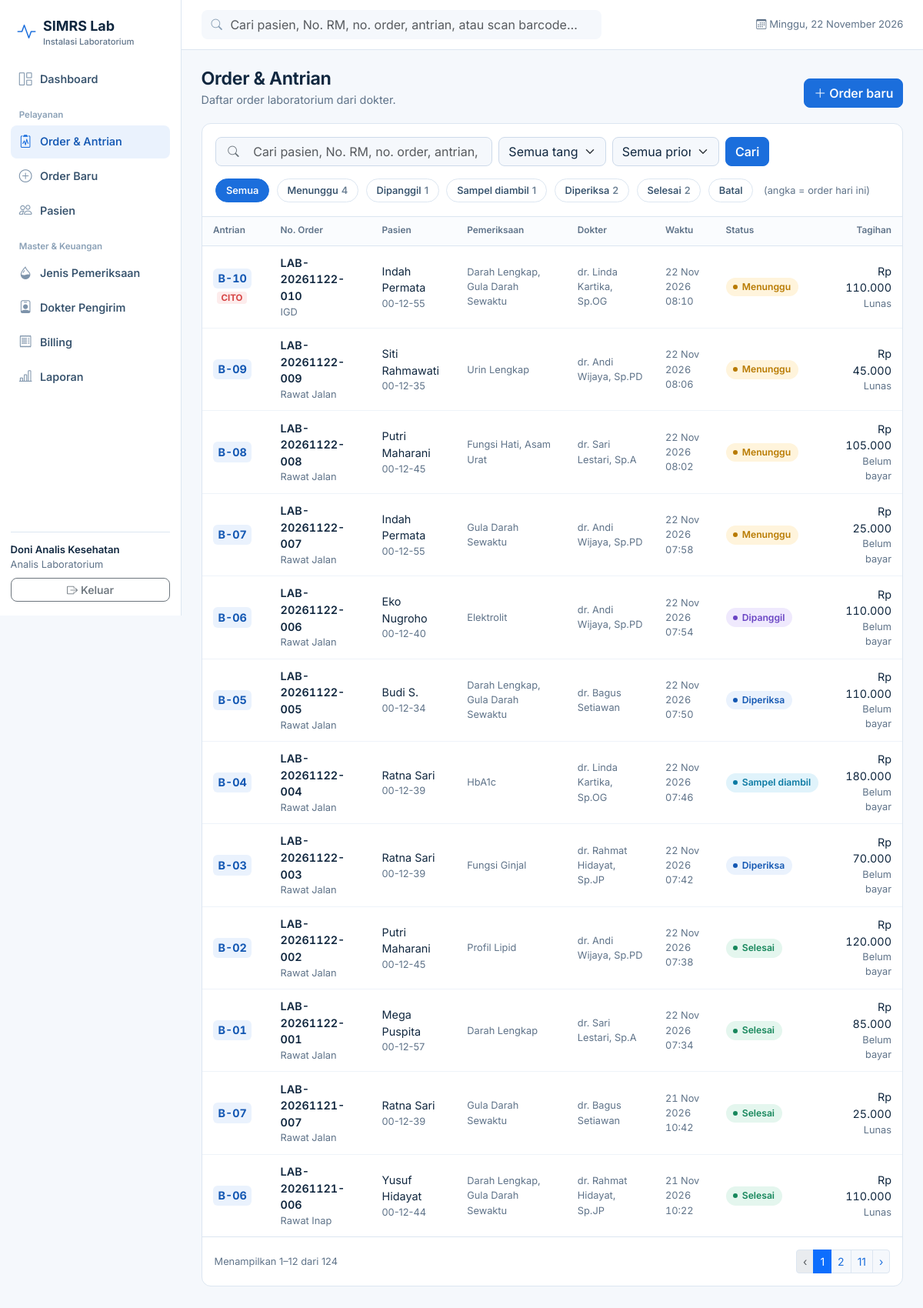
Page /orders/ (signed in) on the committed database.
### tables this page shows
CREATE TABLE user (
    id            INTEGER PRIMARY KEY AUTOINCREMENT,
    username      TEXT NOT NULL UNIQUE,
    password_hash TEXT NOT NULL,
    nama          TEXT NOT NULL,
    role          TEXT NOT NULL CHECK (role IN ('admin','analis','dokter')),
    aktif         INTEGER NOT NULL DEFAULT 1
);

CREATE TABLE lab_order (
    id              INTEGER PRIMARY KEY AUTOINCREMENT,
    no_order        TEXT NOT NULL UNIQUE,   -- LAB-YYYYMMDD-001
    kode_antrian    TEXT NOT NULL,          -- B-05
    patient_id      INTEGER NOT NULL REFERENCES patient(id),
    doctor_id       INTEGER NOT NULL REFERENCES doctor(id),
    asal            TEXT NOT NULL DEFAULT 'Rawat Jalan',   -- Rawat Jalan / IGD / Rawat Inap
    prioritas       TEXT NOT NULL DEFAULT 'rutin' CHECK (prioritas IN ('rutin','cito')),
    catatan_klinis  TEXT,
    status          TEXT NOT NULL DEFAULT 'menunggu'
                    CHECK (status IN ('menunggu','dipanggil','sampel_diambil','diperiksa','selesai','batal')),
    tgl_order       TEXT NOT NULL,          -- YYYY-MM-DD HH:MM
    -- langkah 3: ambil sampel
    waktu_sampel    TEXT,
    jenis_sampel    TEXT,
    petugas_sampel  INTEGER REFERENCES user(id),
    barcode         TEXT UNIQUE,            -- langkah 4
    -- langkah 5-6: hasil & validasi
    waktu_hasil     TEXT,
    petugas_hasil   INTEGER REFERENCES user(id),
    waktu_validasi  TEXT,
    validator_id    INTEGER REFERENCES user(id),
    catatan_hasil   TEXT
);

CREATE TABLE billing (
    id          INTEGER PRIMARY KEY AUTOINCREMENT,
    order_id    INTEGER NOT NULL UNIQUE REFERENCES lab_order(id) ON DELETE CASCADE,
    total       INTEGER NOT NULL DEFAULT 0,
    status      TEXT NOT NULL DEFAULT 'belum' CHECK (status IN ('belum','lunas')),
    dibayar_at  TEXT,
    metode      TEXT
);

CREATE TABLE patient (
    id             INTEGER PRIMARY KEY AUTOINCREMENT,
    no_rm          TEXT NOT NULL UNIQUE,
    nama           TEXT NOT NULL,
    jenis_kelamin  TEXT NOT NULL CHECK (jenis_kelamin IN ('L','P')),
    tgl_lahir      TEXT NOT NULL,            -- YYYY-MM-DD
    alamat         TEXT,
    no_hp          TEXT,
    created_at     TEXT NOT NULL DEFAULT (datetime('now','localtime'))
);

CREATE TABLE doctor (
    id         INTEGER PRIMARY KEY AUTOINCREMENT,
    nama       TEXT NOT NULL,
    spesialis  TEXT NOT NULL,
    aktif      INTEGER NOT NULL DEFAULT 1
);

### app/routes/orders.py (the view)
@bp.route("/")
def index():
    q = request.args.get("q", "").strip()
    status = request.args.get("status", "")
    tanggal = request.args.get("tanggal", "")
    prioritas = request.args.get("prioritas", "")
    hal = max(int(request.args.get("hal", 1) or 1), 1)
    where, args = ["1=1"], []
    if q:
        where.append("""(p.nama LIKE ? OR p.no_rm LIKE ? OR o.no_order LIKE ? OR o.kode_antrian LIKE ?
                         OR o.barcode LIKE ? OR d.nama LIKE ? OR EXISTS (SELECT 1 FROM order_test ot
                         JOIN lab_test t ON t.id=ot.test_id WHERE ot.order_id=o.id AND t.nama LIKE ?))""")
        args += [f"%{q}%"] * 7
    if status:
        where.append("o.status=?"); args.append(status)
    if tanggal == "hari_ini":
        where.append("o.tgl_order LIKE ?"); args.append(date.today().isoformat() + "%")
    elif tanggal:
        where.append("o.tgl_order LIKE ?"); args.append(tanggal + "%")
    if prioritas:
        where.append("o.prioritas=?"); args.append(prioritas)
    w = " AND ".join(where)
    total = query(f"""SELECT COUNT(*) c FROM lab_order o JOIN patient p ON p.id=o.patient_id
                      JOIN doctor d ON d.id=o.doctor_id WHERE {w}""", args, one=True)["c"]
    rows = query(f"""{BASE_SELECT} WHERE {w} ORDER BY o.tgl_order DESC, o.id DESC LIMIT ? OFFSET ?""",
                 (*args, PER_PAGE, (hal - 1) * PER_PAGE))
    counts = {r["status"]: r["c"] for r in query(
        "SELECT status, COUNT(*) c FROM lab_order WHERE tgl_order LIKE ? GROUP BY status",
        (date.today().isoformat() + "%",))}
    return render_template("orders/list.html", rows=rows, q=q, status=status, tanggal=tanggal,
                           prioritas=prioritas, hal=hal, total=total, per_page=PER_PAGE, counts=counts)

### app/db.py (called while the page is built)
def get_db():
    if "db" not in g:
        g.db = sqlite3.connect(current_app.config["DATABASE"])
        g.db.row_factory = sqlite3.Row
        g.db.execute("PRAGMA foreign_keys = ON")
    return g.db

def query(sql, args=(), one=False):
    cur = get_db().execute(sql, args)
    rows = cur.fetchall()
    cur.close()
    return (rows[0] if rows else None) if one else rows

### app/services.py (called while the page is built)
def fmt_num(v, dec=0):
    if v is None or v == "":
        return "-"
    try:
        f = float(v)
    except (TypeError, ValueError):
        return str(v)
    s = f"{f:,.{dec}f}"
    return s.replace(",", "X").replace(".", ",").replace("X", ".")

def fmt_rp(v):
    return "Rp " + fmt_num(v or 0, 0)

def tgl_indo(d, panjang=False):
    if isinstance(d, str):
        d = datetime.strptime(d[:10], "%Y-%m-%d")
    nama = BULAN_PANJANG if panjang else BULAN
    return f"{d.day} {nama[d.month - 1]} {d.year}"

def hari_ini_indo():
    d = datetime.now()
    return f"{HARI[d.weekday()]}, {tgl_indo(d, True)}"

### app/templates/orders/list.html (shortened to what this page needs)
{% extends "base.html" %}{% block title %}Order & Antrian{% endblock %}
{% block content %}
{% import "_macros.html" as m with context %}
<div class="pagehead"><div><h1>Order &amp; Antrian</h1><p>Daftar order laboratorium dari dokter.</p></div>
  <a class="btn btn-primary" href="{{ url_for('orders.baru') }}"><i class="bi bi-plus-lg me-1"></i>Order baru</a></div>
<div class="card">
  <div class="card-b border-bottom">
    <form class="row g-2 align-items-center" method="get">
      <div class="col-lg-5"><div class="position-relative">
        <i class="bi bi-search position-absolute top-50 translate-middle-y ms-3 text-secondary"></i>
        <input class="form-control ps-5" name="q" value="{{ q }}" placeholder="Cari pasien, No. RM, no. order, antrian, barcode, dokter, pemeriksaan…"></div></div>
      <div class="col-6 col-lg-2"><select class="form-select" name="tanggal" onchange="this.form.submit()">
        <option value="">Semua tanggal</option><option value="hari_ini" {{ 'selected' if tanggal=='hari_ini' }}>Hari ini</option></select></div>
      <div class="col-6 col-lg-2"><select class="form-select" name="prioritas" onchange="this.form.submit()">
        <option value="">Semua prioritas</option><option value="cito" {{ 'selected' if prioritas=='cito' }}>Cito</option>
        <option value="rutin" {{ 'selected' if prioritas=='rutin' }}>Rutin</option></select></div>
      <div class="col-auto"><button class="btn btn-primary">Cari</button>
        {% if q or status or tanggal or prioritas %}<a class="btn btn-link" href="{{ url_for('orders.index') }}">Reset</a>{% endif %}</div>
    </form>
    <div class="filters mt-3">
      <a class="chip {{ 'on' if not status }}" href="{{ url_for('orders.index', q=q, tanggal=tanggal, prioritas=prioritas) }}">Semua</a>
      {% for k in ['menunggu','dipanggil','sampel_diambil','diperiksa','selesai','batal'] %}
      <a class="chip {{ 'on' if status == k }}" href="{{ url_for('orders.index', q=q, tanggal=tanggal, prioritas=prioritas, status=k) }}">{{ STATUS[k].label }}{% if counts.get(k) %}<em>{{ counts[k] }}</em>{% endif %}</a>
      {% endfor %}
      <span class="sub ms-1">(angka = order hari ini)</span>
    </div>
  </div>
  {% if rows %}
  <div class="table-responsive"><table class="tbl">
    <thead><tr><th>Antrian</th><th>No. Order</th><th>Pasien</th><th>Pemeriksaan</th><th>Dokter</th><th>Waktu</th><th>Status</th><th class="num">Tagihan</th></tr></thead>
    <tbody>{% for o in rows %}<tr>
      <td><span class="qcode">{{ o.kode_antrian }}</span>{% if o.prioritas == 'cito' %}<span class="cito">CITO</span>{% endif %}</td>
      <td class="mono"><a class="rowlink" href="{{ url_for('orders.detail', oid=o.id) }}">{{ o.no_order }}</a><div class="sub">{{ o.asal }}</div></td>
      <td>{{ o.pasien }}<div class="sub">{{ o.no_rm }}</div></td>
      <td class="sub" style="max-width:240px">{{ o.tests }}</td>
      <td class="sub">{{ o.dokter }}</td>
      <td class="mono sub">{{ o.tgl_order|tgl }}<div>{{ o.tgl_order|jam }}</div></td>
      <td>{{ m.badge(o.status) }}</td>
      <td class="num">{{ o.total|rp }}<div class="sub">{{ 'Lunas' if o.bayar == 'lunas' else 'Belum bayar' }}</div></td></tr>{% endfor %}</tbody>
  </table></div>
  {{ m.pager(hal, total, per_page, 'orders.index', q=q, status=status, tanggal=tanggal, prioritas=prioritas) }}
  {% else %}{{ m.empty('inbox', 'Tidak ada order yang cocok dengan pencarian.') }}{% endif %}
</div>
{% endblock %}

### app/templates/base.html (shortened to what this page needs)
<!doctype html>
<html lang="id">
<head>
  <link rel="stylesheet" href="{{ url_for('static', filename='vendor/bootstrap.min.css') }}">
  <link rel="stylesheet" href="{{ url_for('static', filename='vendor/bootstrap-icons.min.css') }}">
  <link rel="stylesheet" href="{{ url_for('static', filename='css/app.css') }}">
</head>
<body>
{% import "_macros.html" as m with context %}
{% set ep = request.endpoint or '' %}
<div class="shell">
  <aside class="side">
    <a class="brand" href="{{ url_for('dashboard.index') }}"><i class="bi bi-activity"></i><span>SIMRS Lab<small>Instalasi Laboratorium</small></span></a>
    <nav class="nav-lab" aria-label="Menu utama">
      <a href="{{ url_for('dashboard.index') }}" class="{{ 'on' if ep == 'dashboard.index' }}"><i class="bi bi-grid-1x2"></i>Dashboard</a>
      <div class="grp">Pelayanan</div>
      <a href="{{ url_for('orders.index') }}" class="{{ 'on' if ep in ('orders.index','orders.detail') }}"><i class="bi bi-clipboard2-pulse"></i>Order &amp; Antrian</a>
      <a href="{{ url_for('orders.baru') }}" class="{{ 'on' if ep == 'orders.baru' }}"><i class="bi bi-plus-circle"></i>Order Baru</a>
      <a href="{{ url_for('patients.index') }}" class="{{ 'on' if ep.startswith('patients') }}"><i class="bi bi-people"></i>Pasien</a>
      <div class="grp">Master &amp; Keuangan</div>
      <a href="{{ url_for('master.tests') }}" class="{{ 'on' if ep.startswith('master.test') }}"><i class="bi bi-droplet-half"></i>Jenis Pemeriksaan</a>
      <a href="{{ url_for('master.doctors') }}" class="{{ 'on' if ep == 'master.doctors' }}"><i class="bi bi-person-badge"></i>Dokter Pengirim</a>
      <a href="{{ url_for('billing.index') }}" class="{{ 'on' if ep.startswith('billing') }}"><i class="bi bi-receipt"></i>Billing</a>
      <a href="{{ url_for('reports.index') }}" class="{{ 'on' if ep.startswith('reports') }}"><i class="bi bi-bar-chart-line"></i>Laporan</a>
    </nav>
    <div class="me">
      <div class="fw-semibold">{{ g.user.nama }}</div>
      <div class="sub mb-2">{{ {'admin':'Administrator','analis':'Analis Laboratorium','dokter':'Dokter Validator'}[g.user.role] }}</div>
      <form method="post" action="{{ url_for('auth.logout') }}">
        <button class="btn btn-sm btn-outline-secondary w-100"><i class="bi bi-box-arrow-right me-1"></i>Keluar</button>
      </form>
    </div>
  </aside>
  <div>
    <header class="top">
      <form class="gsearch" action="{{ url_for('dashboard.search') }}" role="search">
        <i class="bi bi-search"></i>
        <input class="form-control" name="q" value="{{ request.args.get('q','') if ep == 'dashboard.search' }}"
               placeholder="Cari pasien, No. RM, no. order, antrian, atau scan barcode…" aria-label="Pencarian global">
      </form>
      <span class="date ms-auto"><i class="bi bi-calendar3 me-1"></i>{{ today }}</span>
    </header>
    <main>
      {% block content %}{% endblock %}
    </main>
  </div>
</div>
</body>
</html>

### app/templates/_macros.html (shortened to what this page needs)
{% macro badge(s) %}<span class="st {{ STATUS[s].badge }}">{{ STATUS[s].label }}</span>{% endmacro %}
{% macro pager(hal, total, per_page, endpoint) %}
  {% set pages = ((total + per_page - 1) // per_page) %}
  {% if pages > 1 %}
  <nav class="d-flex align-items-center justify-content-between p-3 border-top" aria-label="Halaman">
    <span class="sub">Menampilkan {{ (hal-1)*per_page + 1 }}–{{ [hal*per_page, total]|min }} dari {{ total }}</span>
    <ul class="pagination pagination-sm mb-0">
      <li class="page-item {{ 'disabled' if hal <= 1 }}"><a class="page-link" href="{{ url_for(endpoint, hal=hal-1, **kwargs) }}">‹</a></li>
      {% for n in range(1, pages+1) if n == 1 or n == pages or (n - hal)|abs <= 1 %}
        <li class="page-item {{ 'active' if n == hal }}"><a class="page-link" href="{{ url_for(endpoint, hal=n, **kwargs) }}">{{ n }}</a></li>
      {% endfor %}
      <li class="page-item {{ 'disabled' if hal >= pages }}"><a class="page-link" href="{{ url_for(endpoint, hal=hal+1, **kwargs) }}">›</a></li>
    </ul>
  </nav>
  {% else %}<div class="p-3 border-top sub">{{ total }} data</div>{% endif %}
{% endmacro %}

### rows in the picture
user: user.nama "Doni Analis Kesehatan", role "Analis Laboratorium"
lab_order: status "Menunggu", doctor "4"
lab_order: status "Dipanggil", doctor "1"
lab_order: status "Diperiksa", counts "2"
billing: kode_antrian "B-10", shows "CITO", no_order "LAB-20261122-010", asal "IGD", pasien "Indah Permata", no_rm "00-12-55", tests "Darah Lengkap, Gula Darah Sewaktu", dokter "dr. Linda Kartika, Sp.OG", tgl_order|tgl "22 Nov 2026", tgl_order|jam "08:10", total|rp "Rp 110.000", status "Lunas"
billing: kode_antrian "B-09", no_order "LAB-20261122-009", asal "Rawat Jalan", pasien "Siti Rahmawati", no_rm "00-12-35", tests "Urin Lengkap", dokter "dr. Andi Wijaya, Sp.PD", tgl_order|tgl "22 Nov 2026", tgl_order|jam "08:06", total|rp "Rp 45.000", status "Lunas"
lab_order: status "Menunggu"
billing: kode_antrian "B-08", no_order "LAB-20261122-008", asal "Rawat Jalan", pasien "Putri Maharani", no_rm "00-12-45", tests "Fungsi Hati, Asam Urat", dokter "dr. Sari Lestari, Sp.A", tgl_order|tgl "22 Nov 2026", tgl_order|jam "08:02", total|rp "Rp 105.000", status "Belum bayar"
lab_order: status "Menunggu"
billing: kode_antrian "B-07", no_order "LAB-20261122-007", asal "Rawat Jalan", pasien "Indah Permata", no_rm "00-12-55", tests "Gula Darah Sewaktu", dokter "dr. Andi Wijaya, Sp.PD", tgl_order|tgl "22 Nov 2026", tgl_order|jam "07:58", total|rp "Rp 25.000", status "Belum bayar"
lab_order: status "Menunggu"
billing: kode_antrian "B-06", no_order "LAB-20261122-006", asal "Rawat Jalan", pasien "Eko Nugroho", no_rm "00-12-40", tests "Elektrolit", dokter "dr. Andi Wijaya, Sp.PD", tgl_order|tgl "22 Nov 2026", tgl_order|jam "07:54", total|rp "Rp 110.000", status "Belum bayar"
billing: kode_antrian "B-05", no_order "LAB-20261122-005", asal "Rawat Jalan", pasien "Budi S.", no_rm "00-12-34", tests "Darah Lengkap, Gula Darah Sewaktu", dokter "dr. Bagus Setiawan", tgl_order|tgl "22 Nov 2026", tgl_order|jam "07:50", total|rp "Rp 110.000", status "Belum bayar"
lab_order: status "Diperiksa"
billing: kode_antrian "B-04", no_order "LAB-20261122-004", asal "Rawat Jalan", pasien "Ratna Sari", no_rm "00-12-39", tests "HbA1c", dokter "dr. Linda Kartika, Sp.OG", tgl_order|tgl "22 Nov 2026", tgl_order|jam "07:46", total|rp "Rp 180.000", status "Belum bayar"
lab_order: status "Sampel diambil"
billing: kode_antrian "B-03", no_order "LAB-20261122-003", asal "Rawat Jalan", pasien "Ratna Sari", no_rm "00-12-39", tests "Fungsi Ginjal", dokter "dr. Rahmat Hidayat, Sp.JP", tgl_order|tgl "22 Nov 2026", tgl_order|jam "07:42", total|rp "Rp 70.000", status "Belum bayar"
billing: kode_antrian "B-02", no_order "LAB-20261122-002", asal "Rawat Jalan", pasien "Putri Maharani", no_rm "00-12-45", tests "Profil Lipid", dokter "dr. Andi Wijaya, Sp.PD", tgl_order|tgl "22 Nov 2026", tgl_order|jam "07:38", total|rp "Rp 120.000", status "Belum bayar"
lab_order: status "Selesai"
billing: kode_antrian "B-01", no_order "LAB-20261122-001", asal "Rawat Jalan", pasien "Mega Puspita", no_rm "00-12-57", tests "Darah Lengkap", dokter "dr. Sari Lestari, Sp.A", tgl_order|tgl "22 Nov 2026", tgl_order|jam "07:34", total|rp "Rp 85.000", status "Belum bayar"
lab_order: status "Selesai"
billing: kode_antrian "B-07", no_order "LAB-20261121-007", asal "Rawat Jalan", pasien "Ratna Sari", no_rm "00-12-39", tests "Gula Darah Sewaktu", dokter "dr. Bagus Setiawan", tgl_order|tgl "21 Nov 2026", tgl_order|jam "10:42", total|rp "Rp 25.000", status "Lunas"
lab_order: status "Selesai"
billing: kode_antrian "B-06", no_order "LAB-20261121-006", asal "Rawat Inap", pasien "Yusuf Hidayat", no_rm "00-12-44", tests "Darah Lengkap, Gula Darah Sewaktu", dokter "dr. Rahmat Hidayat, Sp.JP", tgl_order|tgl "21 Nov 2026", tgl_order|jam "10:22", total|rp "Rp 110.000", status "Lunas"
lab_order: status "Selesai"

### other values in the picture
{{ today }} "Minggu, 22 November 2026"
{{ STATUS[k].label }} "Sampel diambil" "Selesai" "Batal"
{{ counts[k] }} "1" "2"
{{ (hal-1)*per_page + 1 }} "1"
{{ [hal*per_page, total]|min }} "12"
{{ total }} "124"
{{ n }} "1" "2" "11"
